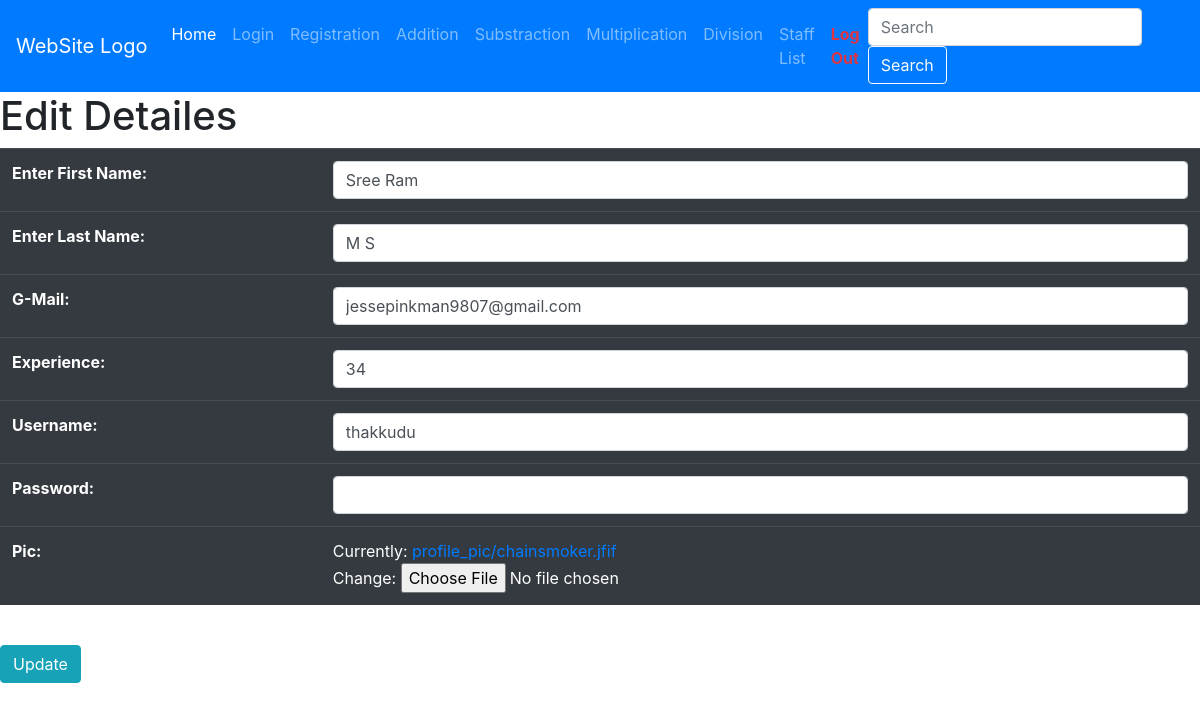
The app's page /account/EditStaff/12 (signed in) with its own data.
### account/models.py (models this page shows, shortened)
class Staff(models.Model):
    first=models.CharField(max_length=100,verbose_name="Enter First Name")
    last=models.CharField(max_length=100,verbose_name="Enter Last Name")
    mail=models.EmailField(verbose_name="G-Mail")
    exp=models.IntegerField(verbose_name="Experience")
    username=models.CharField(max_length=100,verbose_name="Username")
    password=models.CharField(max_length=100,verbose_name="Password")
    pic=models.ImageField(upload_to="profile_pic",null=True)

### account/views.py (the view, shortened to what this page needs)
# urls.py: path('EditStaff/<int:sid>',StaffEdit.as_view(),name="EditStaff"),
@method_decorator(signin_required,name='dispatch')
class StaffEdit(View):
    def get(self,req,*args,**kwargs):
        id=kwargs.get("sid")
        staff=Staff.objects.get(id=id)
        form=RegModelForm(instance=staff)
        return render(req,"Edit Staff.html",{"form":form})

### account/forms.py (shortened to what this page needs)
class RegModelForm(forms.ModelForm):
    class Meta:
        model=Staff
        fields="__all__"
        widgets={
            "first":forms.TextInput(attrs={"class":"form-control"}),
            "last":forms.TextInput(attrs={"class":"form-control"}),
            "mail":forms.EmailInput(attrs={"class":"form-control"}),
            "exp":forms.NumberInput(attrs={"class":"form-control"}),
            "username":forms.TextInput(attrs={"class":"form-control"}),
            "password":forms.PasswordInput(attrs={"class":"form-control"}),
        }

### account/views.py (called while the page is built)
def signin_required(fn):
    def wrapper(req,*args,**kwargs):
        if req.user.is_authenticated:
            return fn(req,*args,**kwargs)
        else:
            return redirect ("Homepage")
    return wrapper

### account/templates/Edit Staff.html (shortened to what this page needs)
{% extends 'nav.html' %}
    {% block nav %}
      <h1 class=""> Edit Detailes</h1>
      <form action="" method="post" enctype="multipart/form-data">
      <table class="table table-dark">
      {{form.as_table}}
      </table>
      <br>
      <button class="btn btn-info">Update</button>
{% endblock nav %}

### records on screen
Staff: first "Sree Ram", last "M S", mail "jessepinkman9807@gmail.com", exp "34", username "thakkudu"
